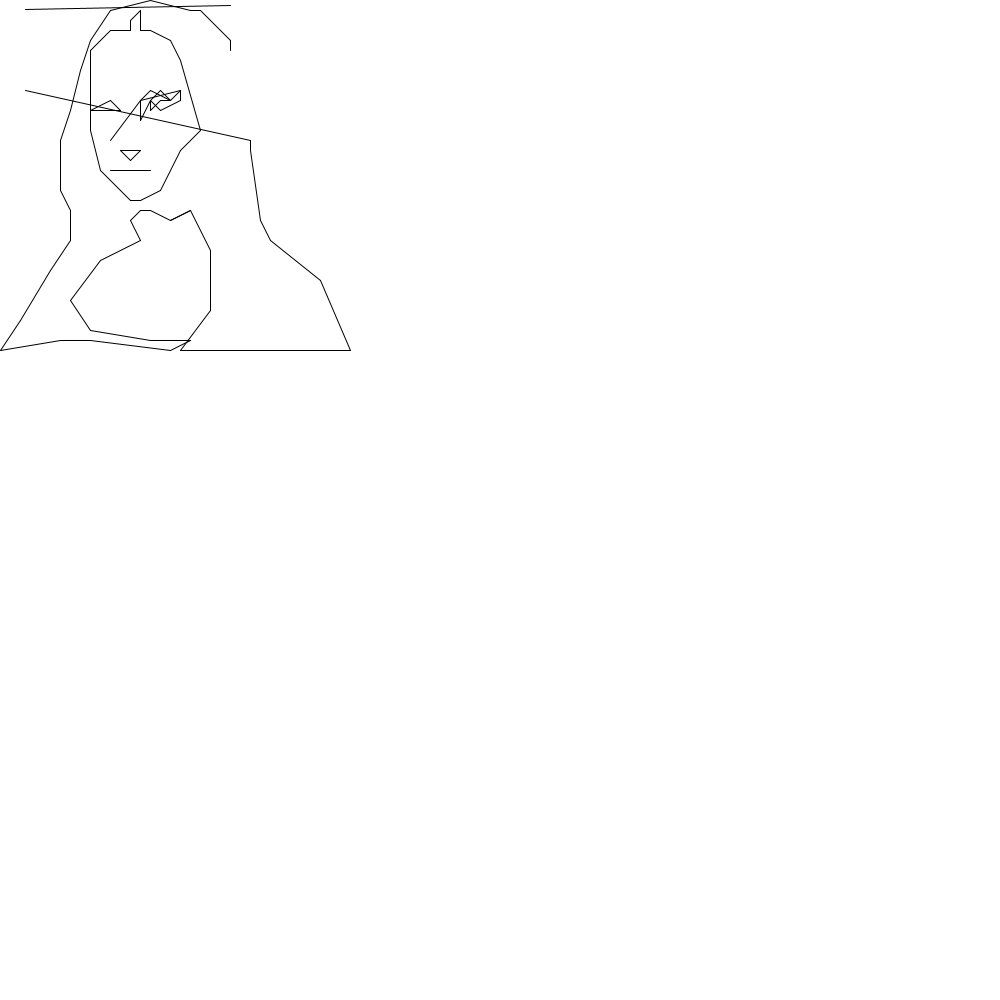
Frame 1 (no input)
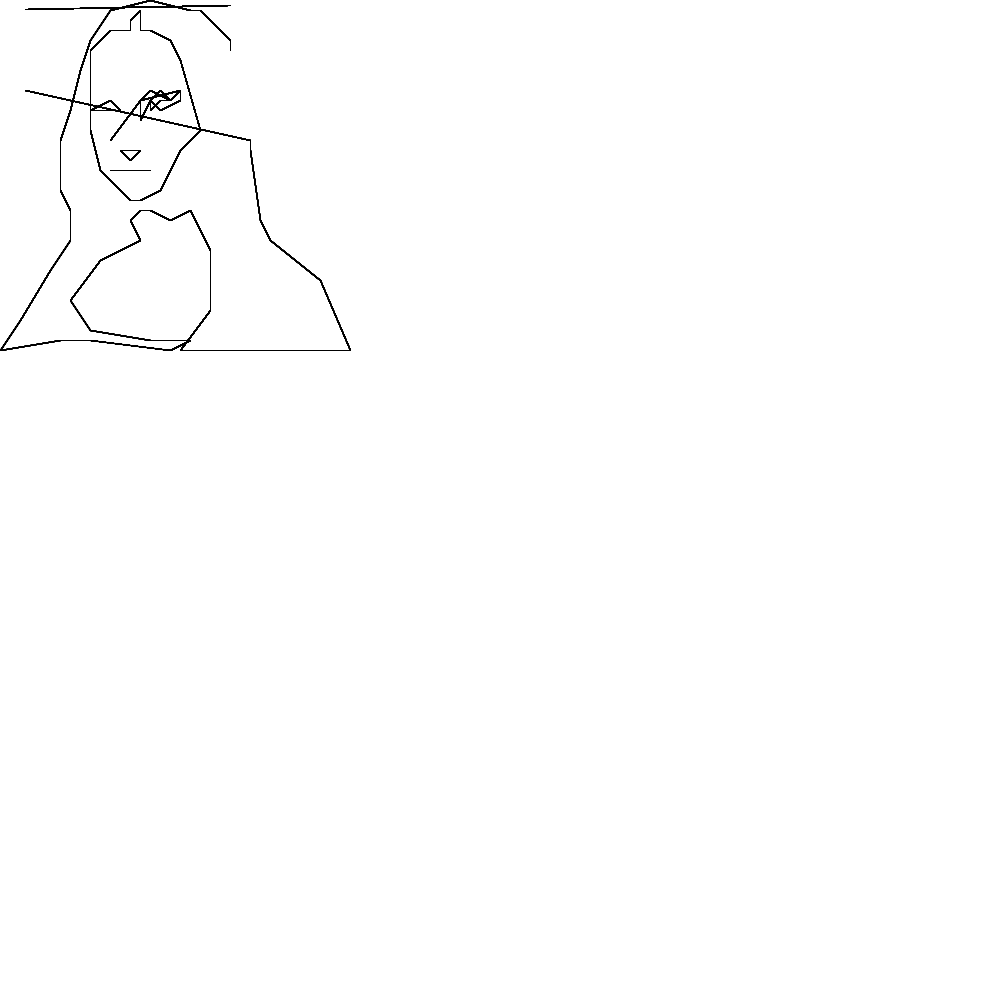
Frame 60 (the mouse pressed at the canvas centre just before this capture)
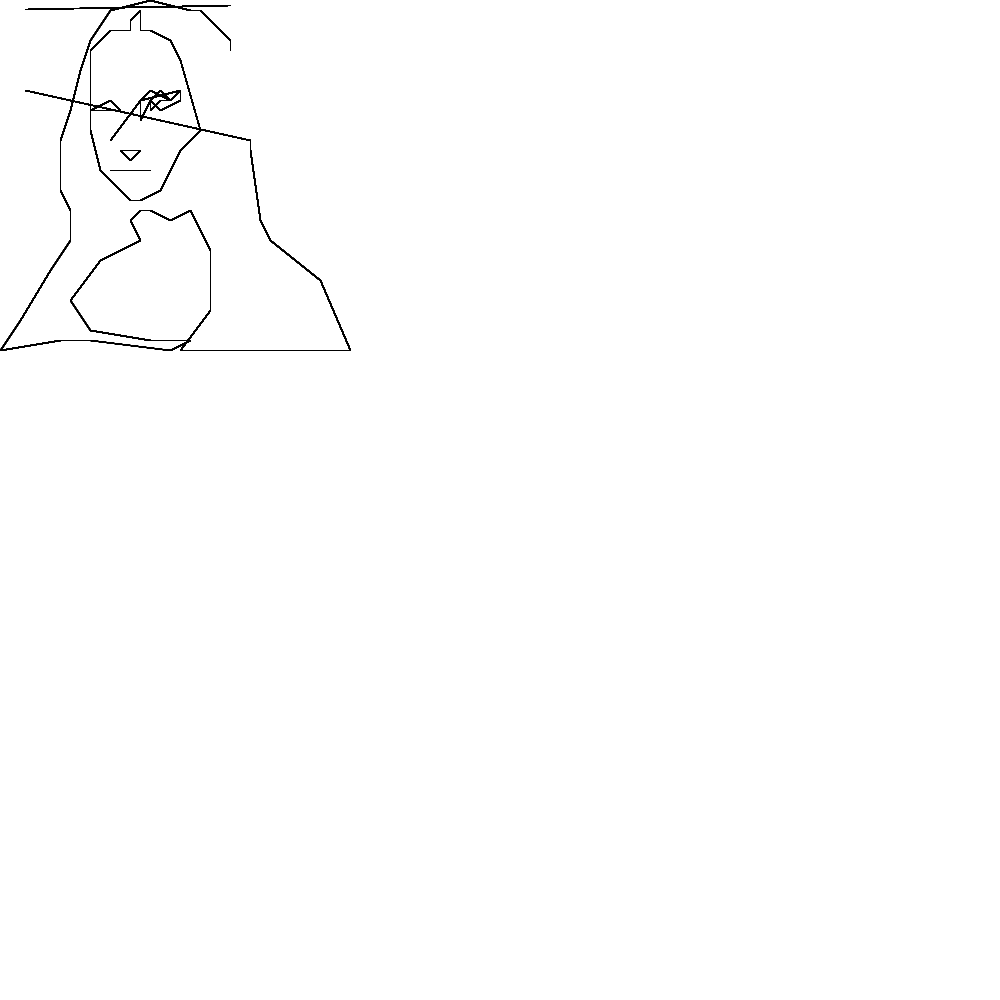
Frame 120 (the mouse held since frame 60 and released just before this capture)

The Processing sketch that drew these frames (run headless with seeded random() and noise(); from frame 60 on, the mouse is pressed at the canvas centre):

// Processing sketch: processing_110783
// ── processing_110783.pde

void setup() {
  size(1000, 1000);
  background(255);
}

void draw() {
  fill(200);
  line(150,0, 190, 10);
  line(190, 10, 200, 10);
  line(200, 10, 210, 20);
  line(210, 20, 220, 30);
  line(220, 30, 230, 40);
  line(230, 40, 230, 50);
  line(230, 5, 25, 9);
  line(25, 90, 250, 140);
  line(250, 140, 250, 150);
  line(250, 150, 260, 220);
  line(260, 220, 270, 240);
  line(270, 240, 320, 280);
  line(320, 280, 350, 350);
  line(350, 350, 180, 350);
  line(180, 350, 210, 310);
  line(210, 310, 210, 250);  
  line(210, 250, 190, 210);
  line(190, 210, 170, 220);
  line(190, 210, 170, 220);
  line(170, 220, 150, 210);
  line(150, 210, 140, 210);
  line(140, 210, 130, 220);
  line(130, 220, 140, 240);
  line(140, 240, 100, 260);
  line(100, 260, 70, 300);
  line(70, 300, 90, 330);
  line(90, 330, 150, 340);
  line(150, 340, 190, 340);
  line(190, 340, 170, 350);
  line(170, 350, 90, 340);
  line(90, 340, 60, 340);
  line(60, 340, 0, 350);
  line(0, 350, 20, 320);
  line(20, 320, 50, 270);
  line(50, 270, 70, 240);
  line(70, 240, 70, 210);
  line(70, 210, 60, 190);
  line(60, 190, 60, 150);
  line(60, 150, 60, 180);
  line(60, 180, 60, 190);
  line(60, 190, 60, 140);
  line(60, 140, 70, 110);
  line(70, 110, 80, 70);
  line(80, 70, 90, 40);
  line(90, 40, 110, 10);
  line(110, 10, 150, 0);
  
  line(140, 200, 130, 200);
  line(130, 200, 120, 190);
  line(120, 190, 100, 170);
  line(100, 170, 90, 130);
  line(90, 130, 90, 110);
  line(90, 110, 100, 110);
  line(100, 110, 110, 110);
  line(110, 110, 120, 110);
  line(120, 110, 110, 100);
  line(110, 100, 90, 110);
  line(90, 110, 90, 100);
  line(90, 100, 90, 50);
  line(90, 50, 100, 40);
  line(100, 40, 110, 30);
  line(110, 30, 130, 30);
  line(130, 30, 130, 20);
  line(130, 20, 140, 10);
  line(140, 10, 140, 30);
  line(140, 30, 150, 30);
  line(150, 30, 170, 40);
  line(170, 40, 180, 60);
  line(180, 60, 200, 130);
  line(200, 130, 180, 150 );
  line(180, 150, 160, 190 );
  line(160, 190, 140, 200 );
  
  line(110,140, 140, 100);
  line(140, 100, 150, 90);
  line(150, 90, 170, 100);
  line(170, 100, 180, 90);
  line(180, 90, 180, 100);
  line(180, 100, 160, 110);
  line(160, 110, 150, 100);
  line(150, 100, 150, 110);
  line(150, 110, 160, 100);
  line(160, 100, 170, 100);
  line(170, 100, 160, 90);
  line(160, 90, 150, 100);
   line(150, 100, 140, 120);
   line(140, 120, 140, 100);
   line(140, 100, 180, 90);
   
    line(120, 150, 140, 150);
    line(140, 150, 130, 160);
      line(130, 160, 120, 150);
      
      line(110, 170, 150, 170);
  
}
